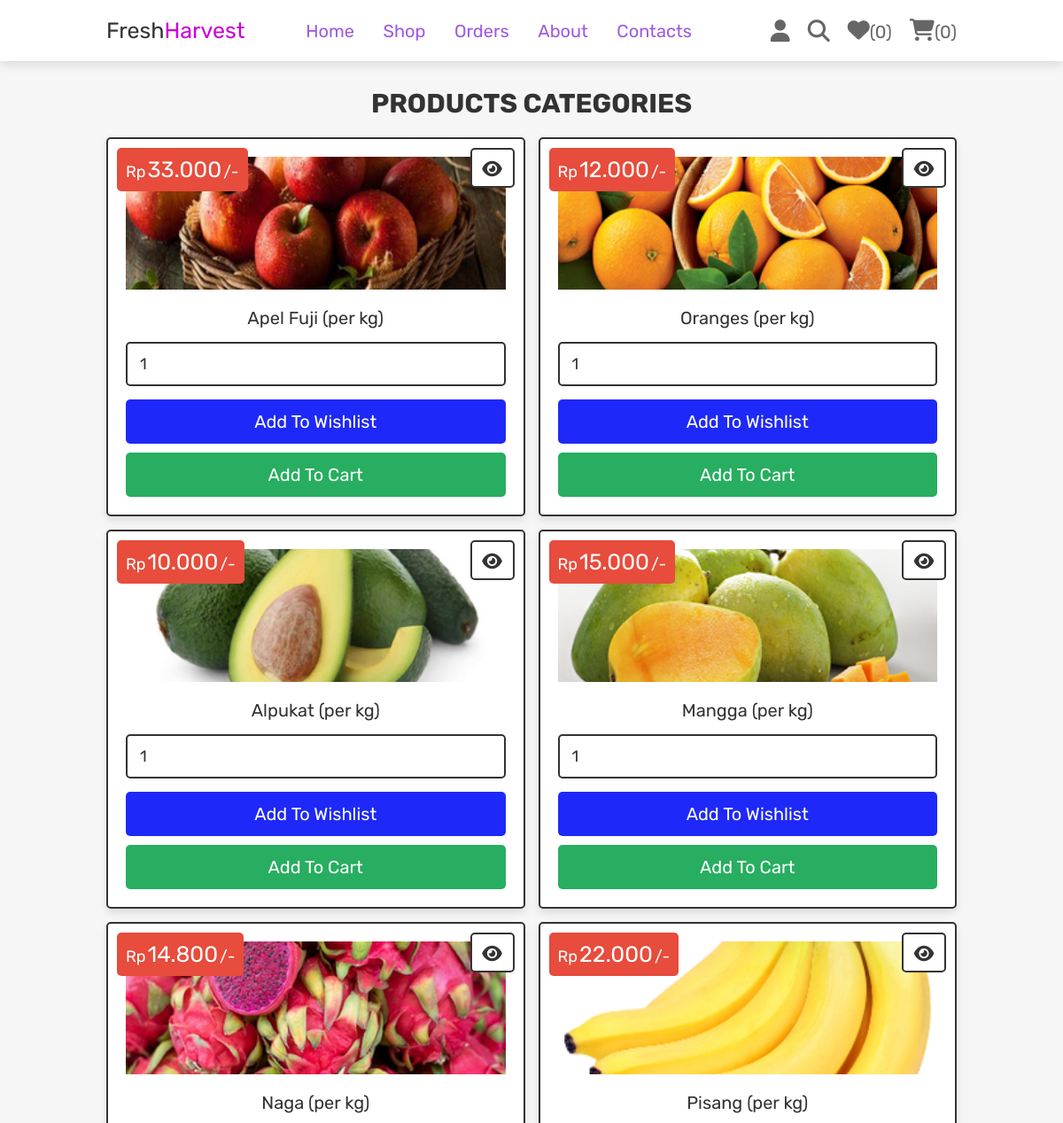
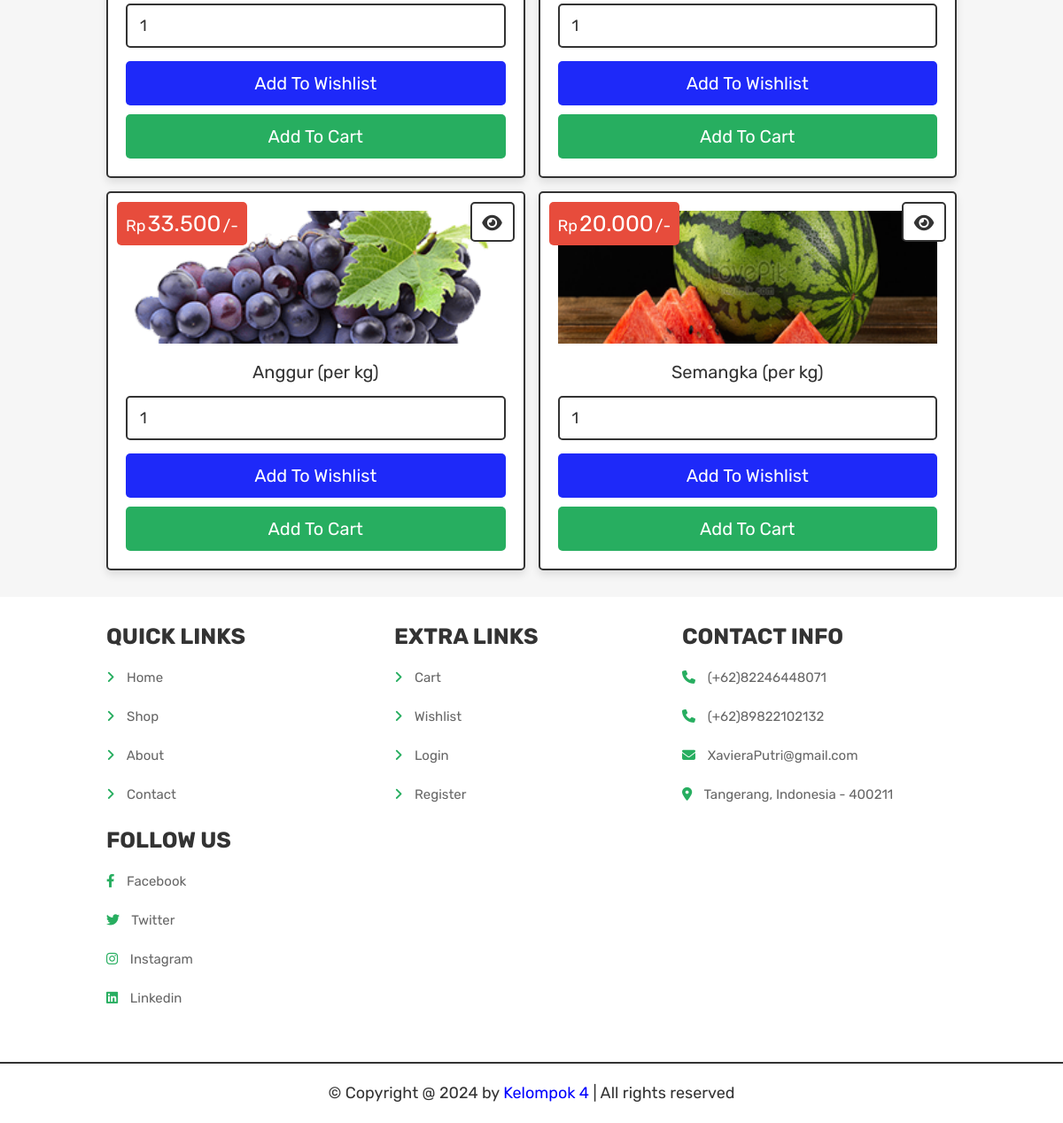
/category.php?category=fruits (signed in), run on the app's committed database (2 pictures, top to bottom).
### tables this page shows
CREATE TABLE `products` (
  `id` int(100) NOT NULL,
  `name` varchar(100) NOT NULL,
  `category` varchar(20) NOT NULL,
  `details` varchar(500) NOT NULL,
  `price` decimal(10,3) NOT NULL,
  `image` varchar(100) NOT NULL
);

### category.php (the view, shortened to what this page needs)
<?php
@include 'config.php';
?>
<!DOCTYPE html>
<html lang="en">
<head>
   <link rel="stylesheet" href="https://cdnjs.cloudflare.com/ajax/libs/font-awesome/6.1.1/css/all.min.css">
   <link rel="stylesheet" href="css/style.css">
</head>
<body>
<?php include 'header.php'; ?>
<section class="products">
   <h1 class="tittle">products categories</h1>
   <div class="box-container">
   <?php
      $category_name = $_GET['category'];
      $select_products = $conn->prepare("SELECT * FROM `products` WHERE category = ?");
      $select_products->execute([$category_name]);
      if($select_products->rowCount() > 0){
         while($fetch_products = $select_products->fetch(PDO::FETCH_ASSOC)){
   ?>
   <form action="" class="box" method="POST">
      <div class="price">Rp<span><?= $fetch_products['price']; ?></span>/-</div>
      <a href="view_page.php?pid=<?= $fetch_products['id']; ?>" class="fas fa-eye"></a>
      <img src="uploaded_img/<?= $fetch_products['image']; ?>" alt="">
      <div class="name"><?= $fetch_products['name']; ?></div>
      <input type="number" min="1" value="1" name="p_qty" class="qty">
      <input type="submit" value="add to wishlist" class="option-btn" name="add_to_wishlist">
      <input type="submit" value="add to cart" class="btn" name="add_to_cart">
   </form>
   <?php
         }
      }else{
         echo '<p class="empty">no products available!</p>';
      }
   ?>
   </div>
</section>
<?php include 'footer.php'; ?>
</body>
</html>

### header.php (shortened to what this page needs)
<header class="header">
    <div class="flex">
        <a href="admin_page.php" class="logo">Fresh<span>Harvest</span></a>
        <nav class="navbar">
            <a href="home.php">Home</a>
            <a href="shop.php">Shop</a>
            <a href="orders.php">Orders</a>
            <a href="about.php">About</a>
            <a href="contact.php">Contacts</a>
        </nav>
        <div class="icons">
            <div id="user-btn" class="fas fa-user"></div>
            <a href="search_page.php" class="fas fa-search"></a>
            <?php
            $count_cart_items = $conn->prepare("SELECT * FROM `cart` WHERE user_id = ?");
            $count_cart_items->execute([$user_id]);
            $count_wishlist_items = $conn->prepare("SELECT * FROM `wishlist` WHERE user_id = ?");
            $count_wishlist_items->execute([$user_id]);
            ?>
            <a href="wishlist.php"><i class="fas fa-heart"></i><span>(<?= $count_wishlist_items->rowCount(); ?>)</span></a>
            <a href="cart.php"><i class="fas fa-shopping-cart"></i><span>(<?= $count_cart_items->rowCount(); ?>)</span></a>
        </div>
    </div>
</header>

### footer.php
<footer class="footer">
    <section class="box-container">
        <div class="box">
            <h3>Quick Links</h3>
            <a href="home.php"> <i class="fas fa-angle-right"></i> Home</a>
            <a href="shop.php"> <i class="fas fa-angle-right"></i> Shop</a>
            <a href="about.php"> <i class="fas fa-angle-right"></i> About</a>
            <a href="contact.php"> <i class="fas fa-angle-right"></i> Contact</a>
        </div>
        <div class="box">
            <h3>Extra Links</h3>
            <a href="cart.php"> <i class="fas fa-angle-right"></i> Cart</a>
            <a href="wishlist.php"> <i class="fas fa-angle-right"></i> Wishlist</a>
            <a href="login.php"> <i class="fas fa-angle-right"></i> Login</a>
            <a href="register.php"> <i class="fas fa-angle-right"></i> Register</a>
        </div>
        <div class="box">
            <h3>Contact Info</h3>
            <p> <i class="fas fa-phone"></i> (+62)82246448071 </p>
            <p> <i class="fas fa-phone"></i> (+62)89822102132 </p>
            <p> <i class="fas fa-envelope"></i> XavieraPutri@gmail.com </p>
            <p> <i class="fas fa-map-marker-alt"></i> Tangerang, Indonesia - 400211 </p>
        </div>
        <div class="box">
            <h3>Follow Us</h3>
            <a href="#"> <i class="fab fa-facebook-f"></i> Facebook </a>
            <a href="#"> <i class="fab fa-twitter"></i> Twitter </a>
            <a href="#"> <i class="fab fa-instagram"></i> Instagram </a>
            <a href="#"> <i class="fab fa-linkedin"></i> Linkedin </a>
        </div>
    </section>
    <p class="credit"> &copy; Copyright @ <?=date('Y'); ?> by <span>Kelompok 4</span> | All rights reserved  </p>
</footer>

### CSS/style.css (style rules this page uses)
.products .box-container { display: grid; grid-template-columns: repeat(3, 1fr); gap: 1.5rem; justify-content: center; align-items: stretch; }
.products .box-container .box { display: flex; flex-direction: column; justify-content: space-between; padding: 2rem; text-align: center; border: var(--border); background-color: var(--white); box-shadow: var(--box-shadow); border-radius: .5rem; position: relative; height: 100%; box-sizing: border-box; }
.products .box-container .box .price { position: absolute; top: 1rem; left: 1rem; padding: 1rem; border-radius: .5rem; background-color: var(--red); font-size: 1.8rem; color: var(--white); }
.products .box-container .box .price span { font-size: 2.5rem; color: var(--white); margin: 0 .2rem; }
.products .box-container .box .fa-eye { position: absolute; top: 1rem; right: 1rem; border-radius: .5rem; height: 4.5rem; line-height: 4.3rem; width: 5rem; border: var(--border); color: var(--black); font-size: 2rem; background-color: var(--white); }
.products .box-container .box img { width: 100%; height: 15rem; object-fit: cover; margin-bottom: 1rem; }
.products .box-container .box .name { font-size: 2rem; color: var(--black); padding: 1rem 0; }
.products .box-container .box .qty { margin: .5rem 0; border-radius: .5rem; padding: 1.2rem 1.4rem; font-size: 1.8rem; color: var(--black); border: var(--border); width: 100%; }
@media (max-width: 1200px) { .products .box-container { grid-template-columns: repeat(2, 1fr); } }

### CSS/components.css (style rules this page uses)
:root { --green:#27ae60; --orange:#f39c12; --red:#e74c3c; --black:#333; --light-color:#666; --white:#fff; --light-bg:#f6f6f6; --border:.2rem solid var(--black); --box-shadow:0 .5rem 1rem rgba(0,0,0,.1); }
* { font-family: 'Rubik',sans-serif; margin: 0; padding: 0; box-sizing: border-box; outline: none; border: none; text-decoration: none; color: var(--black); }
body { background-color: var(--light-bg); }
html { font-size: 62.5%; overflow-x: hidden; scroll-behavior: smooth; scroll-padding-top: 6.5rem; }
section { padding: 3rem 2rem; max-width: 1000px; margin: 0 auto; }
.btn, .delete-btn, .checkout-btn, .home-btn, .option-btn { display: block; width: 100%; margin-top: 1rem; border-radius: .5rem; color: var(--white); font-size: 2rem; padding: 1.3rem 3rem; text-transform: capitalize; cursor: pointer; text-align: center; }
.btn { background-color: var(--green); }
.option-btn { background-color: rgb(30, 41, 249); }
.tittle { text-align: center; margin-bottom: 2rem; text-transform: uppercase; color: var(--black); font-size: 3rem; }
.header { background: var(--white); position: sticky; top: 0; left: 0; right: 0; z-index: 1000; box-shadow: var(--box-shadow); }
.header .flex { display: flex; align-items: center; justify-content: space-between; padding: 2rem; margin: 0 auto; max-width: 1000px; position: relative; }
.header .flex .logo { font-size: 2.5rem; color: var(--black); }
.header .flex .logo span { color: #ca00d8; }
.header .flex .navbar a { margin: 0 1.5rem; font-size: 2rem; font-weight: 400; color: rgb(159, 89, 224); text-decoration: none; }
.header .icons { display: flex; align-items: center; }
.header .flex .icons > * { font-size: 2.5rem; color:var(--light-color); cursor: pointer; margin-left: 2rem; }
.header .flex .icons a span, .header .flex .icons a i { color: var(--light-color); }
.header .flex .icons a span { font-size: 2rem; }
.footer { background-color: var(--white); }
.footer .box-container { display: grid; grid-template-columns: repeat(auto-fit, minmax(27rem, 1fr)); gap: 1.5rem; align-items: flex-start; }
.footer .box-container .box h3 { text-transform: uppercase; color: var(--black); margin-bottom: 1rem; font-size: 2.5rem; }
.footer .box-container .box a, .footer .box-container .box p { display: block; padding: 1.3rem 0; font-size: 1.5rem; color: var(--light-color); }
.footer .box-container .box a i, .footer .box-container .box p i { color: var(--green) ; padding-right: 1rem; }
.footer .credit { margin-top: 2rem; padding: 2rem 1.5rem; line-height: 1.5; border-top: var(--border); text-align: center; font-size: 1.8rem; color: var(--black); }
.footer .credit span { color: blue; }

### data on the page
products: price "33.000", image (picture), name "Apel Fuji (per kg)"
products: price "12.000", image (picture), name "Oranges (per kg)"
products: price "10.000", image (picture), name "Alpukat (per kg)"
products: price "15.000", image (picture), name "Mangga (per kg)"
products: price "14.800", image (picture), name "Naga (per kg)"
products: price "22.000", image (picture), name "Pisang (per kg)"
products: price "33.500", image (picture), name "Anggur (per kg)"
products: price "20.000", image (picture), name "Semangka (per kg)"

### other printed values
$count_wishlist_items->rowCount() "0"
$count_cart_items->rowCount() "0"
